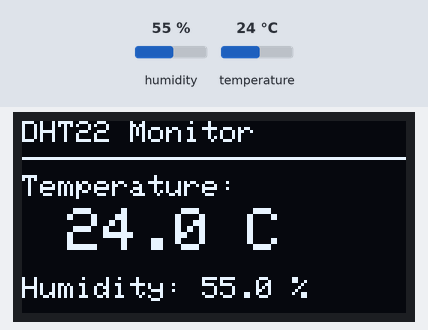
A sketch run on a simulated ESP32. Shown: 128×64 one-colour display. The test bench sets the inputs (shaded band); at power-on: humidity 55 %, temperature 24 °C. WiFi joins after 1.5 s; servers stay silent unless stated; no MQTT or app messages arrive unless stated; not simulated (calls return 0 or success): secrets.h; names the files do not define were given values by the test bench: MQTT_PORT = 1883; what the sketch prints to the serial monitor is not drawn.

Above: at 1.2 s.
1.3 s: humidity set to 22 %
At 2.8 s:
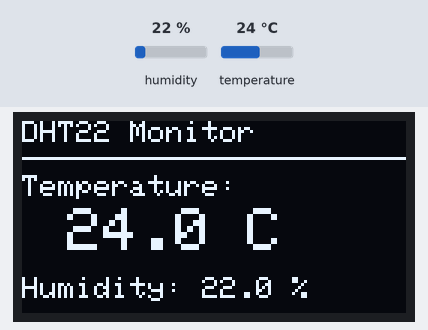
4.6 s: temperature set to 12 °C
At 5.9 s:
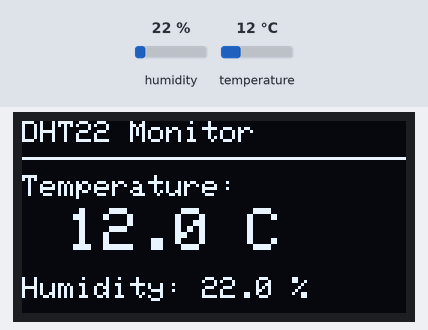
7.9 s: humidity set to 40 %
At 11.0 s:
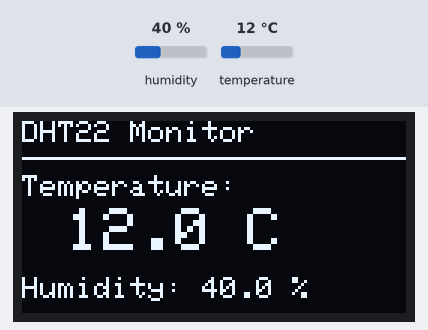
11.5 s: temperature set to 19 °C
At 12.9 s:
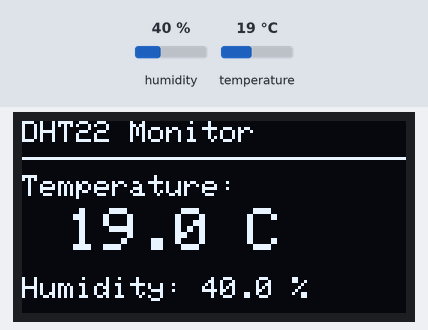
Timing chart, 0 to 14.5 s (numbered marks = the images above; inputs shaded):
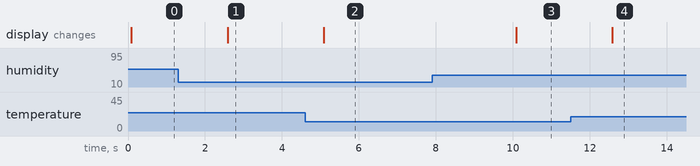

The sketch:

ESP32_MQTT_PUBLISH.ino
```cpp
#include <WiFi.h>
#include <Wire.h>
#include <PubSubClient.h>
#include <Adafruit_GFX.h>
#include <Adafruit_SSD1306.h>
#include <DHT.h>
#include "secrets.h"  // Copy secrets.h.example to secrets.h and edit values.

// -------------------- Hardware --------------------
#define DHT_PIN 4
#define DHT_TYPE DHT22
#define OLED_SDA 21
#define OLED_SCL 22
#define OLED_ADDRESS 0x3C
#define OLED_WIDTH 128
#define OLED_HEIGHT 64
#define OLED_RESET -1

// -------------------- MQTT topics --------------------
const char* DEVICE_ID = "esp32-room-01";
const char* TOPIC_TELEMETRY = "iot/room-01/telemetry";
const char* TOPIC_STATUS = "iot/room-01/status";

// DHT22 requires at least ~2 seconds between measurements.
const unsigned long SAMPLE_INTERVAL_MS = 2500UL;
const unsigned long WIFI_RETRY_MS = 10000UL;
const unsigned long MQTT_RETRY_MS = 5000UL;

DHT dht(DHT_PIN, DHT_TYPE);
Adafruit_SSD1306 display(OLED_WIDTH, OLED_HEIGHT, &Wire, OLED_RESET);
WiFiClient wifiClient;
PubSubClient mqttClient(wifiClient);

unsigned long lastSampleMs = 0;
unsigned long lastWifiAttemptMs = 0;
unsigned long lastMqttAttemptMs = 0;

void drawHeader() {
  display.setTextSize(1);
  display.setCursor(0, 0);
  display.print("DHT22 Monitor");
  display.drawLine(0, 12, OLED_WIDTH - 1, 12, SSD1306_WHITE);
}

void showSensorError() {
  display.clearDisplay();
  drawHeader();
  display.setCursor(0, 22);
  display.println("Sensor Error!");
  display.setCursor(0, 43);
  display.println(mqttClient.connected() ? "MQTT: online" : "MQTT: offline");
  display.display();
}

void showReadings(float temperature, float humidity) {
  display.clearDisplay();
  drawHeader();
  display.setCursor(0, 18);
  display.print("Temperature:");
  display.setTextSize(2);
  display.setCursor(15, 29);
  display.print(temperature, 1);
  display.println(" C");
  display.setTextSize(1);
  display.setCursor(0, 52);
  display.print("Humidity: ");
  display.print(humidity, 1);
  display.print(" %");
  display.display();
}

void maintainWiFi(unsigned long now) {
  if (WiFi.status() == WL_CONNECTED) {
    return;
  }

  if (now - lastWifiAttemptMs < WIFI_RETRY_MS) {
    return;
  }

  lastWifiAttemptMs = now;
  Serial.println("Wi-Fi: attempting connection...");
  WiFi.begin(WIFI_SSID, WIFI_PASSWORD);
}

void maintainMQTT(unsigned long now) {
  if (WiFi.status() != WL_CONNECTED) {
    return;
  }

  if (mqttClient.connected()) {
    mqttClient.loop();  // Handle keepalive traffic.
    return;
  }

  if (now - lastMqttAttemptMs < MQTT_RETRY_MS) {
    return;
  }

  lastMqttAttemptMs = now;
  Serial.println("MQTT: attempting connection...");

  // Last Will: if the connection fails unexpectedly, the broker eventually
  // publishes a retained "offline" status on TOPIC_STATUS.
  bool connected = mqttClient.connect(
    DEVICE_ID,
    MQTT_USERNAME,
    MQTT_PASSWORD,
    TOPIC_STATUS,
    1,     // Last Will QoS
    true,  // Retain Last Will
    "offline"
  );

  if (connected) {
    Serial.println("MQTT: connected");
    // Overwrite the previously retained "offline" state.
    mqttClient.publish(TOPIC_STATUS, "online", true);
  } else {
    Serial.print("MQTT: failed, state=");
    Serial.println(mqttClient.state());
  }
}

void readAndPublish() {
  float temperature = dht.readTemperature();
  float humidity = dht.readHumidity();

  if (isnan(temperature) || isnan(humidity)) {
    Serial.println("DHT22: sensor reading failed");
    showSensorError();
    return;
  }

  Serial.print("Temperature: ");
  Serial.print(temperature, 1);
  Serial.print(" C, Humidity: ");
  Serial.print(humidity, 1);
  Serial.println(" %");
  showReadings(temperature, humidity);

  if (!mqttClient.connected()) {
    Serial.println("MQTT: offline, measurement not sent");
    return;
  }

  // uptime_ms is NOT a wall-clock timestamp. NTP is covered in a later lesson.
  char payload[192];
  int length = snprintf(
    payload, sizeof(payload),
    "{\"device_id\":\"%s\",\"temperature\":%.1f,\"humidity\":%.1f,\"uptime_ms\":%lu}",
    DEVICE_ID,
    temperature,
    humidity,
    (unsigned long)millis()
  );

  if (length < 0 || length >= (int)sizeof(payload)) {
    Serial.println("MQTT: JSON payload too large");
    return;
  }

  // PubSubClient publishes telemetry at QoS 0; no retained telemetry.
  if (mqttClient.publish(TOPIC_TELEMETRY, payload, false)) {
    Serial.print("MQTT published: ");
    Serial.println(payload);
  } else {
    Serial.println("MQTT: publish failed");
  }
}

void setup() {
  Serial.begin(115200);
  Wire.begin(OLED_SDA, OLED_SCL);
  dht.begin();

  if (!display.begin(SSD1306_SWITCHCAPVCC, OLED_ADDRESS)) {
    Serial.println("OLED not found! Verify wiring and I2C address.");
    while (true) {
      delay(1000);
    }
  }

  display.setTextColor(SSD1306_WHITE);
  display.clearDisplay();
  display.setTextSize(1);
  display.setCursor(0, 20);
  display.println("ESP32 MQTT Monitor");
  display.display();

  WiFi.mode(WIFI_STA);
  WiFi.begin(WIFI_SSID, WIFI_PASSWORD);
  lastWifiAttemptMs = millis();

  mqttClient.setServer(MQTT_HOST, MQTT_PORT);
  if (!mqttClient.setBufferSize(512)) {
    Serial.println("MQTT: could not allocate buffer");
  }
  mqttClient.setSocketTimeout(2);  // seconds; each connect attempt can still block.

  // The first measurement is taken immediately on entering loop().
  lastSampleMs = millis() - SAMPLE_INTERVAL_MS;
}

void loop() {
  unsigned long now = millis();
  maintainWiFi(now);
  maintainMQTT(now);

  if (now - lastSampleMs >= SAMPLE_INTERVAL_MS) {
    lastSampleMs = now;
    readAndPublish();
  }
}
```

Measured:
- after the input at 1.3 s, the display: changes after 1.3 s (image 1)
- after the input at 4.6 s, the display: changes after 0.49 s (image 2)
- after the input at 7.9 s, the display: changes after 2.2 s (image 3)
- after the input at 11.5 s, the display: changes after 1.1 s (image 4)
